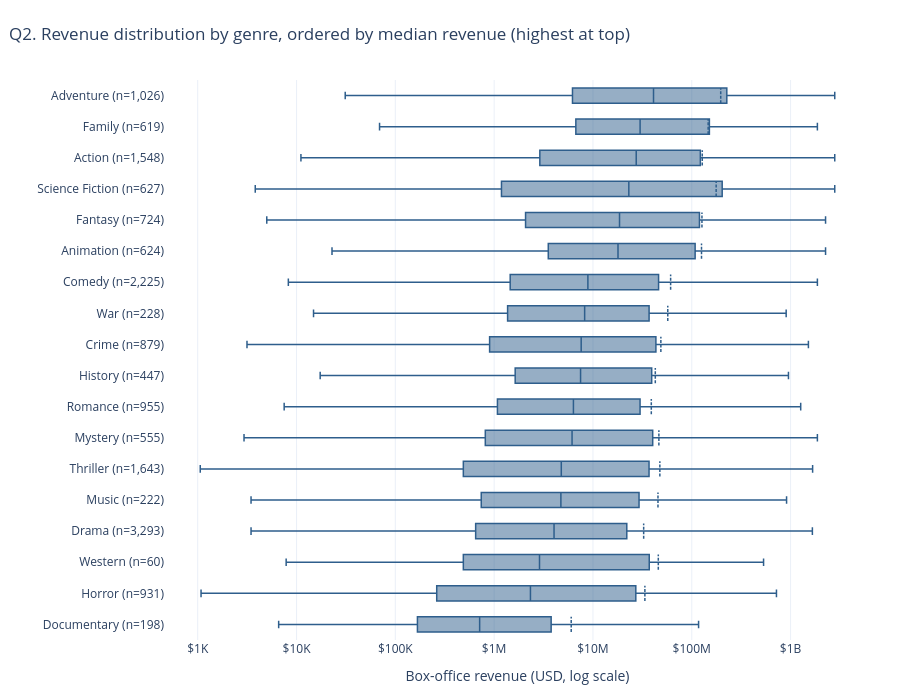

Source (notebook cell):
### Code cell
q2_labels = [f"{g} (n={int(n):,})" for g, n in zip(q2_tbl.index, q2_tbl["n"])]
fig = go.Figure()
add_box(fig, q2_tbl, q2_labels, color=ACCENT, horizontal=True)
money_axis(fig, "x", "Box-office revenue (USD, log scale)")
fig.update_yaxes(title_text="", categoryorder="array", categoryarray=q2_labels[::-1])
finish(fig, "Q2. Revenue distribution by genre, ordered by median revenue (highest at top)", height=700)

### Figure 1 — Plotly figure (JSON) as saved in the notebook; plotly's stock layout.template omitted (floating-point values rounded to 4 significant figures)
{"data": [{"boxpoints": false, "line": {"width": 1.5}, "lowerfence": [31104, 69229, 11082, 3822, 5000, 22862, 8265, 14863, 3153, 17355, 7500, 2942, 1061, 3465, 3465, 7856, 1081, 6595], "marker": {"color": "#2E5E8C"}, "mean": [196300000.0, 146500000.0, 127700000.0, 176600000.0, 126800000.0, 125500000.0, 61110000.0, 57170000.0, 48660000.0, 42760000.0, 38950000.0, 46470000.0, 47540000.0, 45510000.0, 32610000.0, 45850000.0, 33540000.0, 6024000.0], "median": [41010000.0, 30000000, 27410000.0, 23068596, 18570579, 17930000.0, 8887603, 8240761, 7600000, 7494243, 6344112, 6145395, 4781638, 4737000.0, 4037782, 2878000.0, 2330777, 713400.0], "orientation": "h", "q1": [6205000.0, 6711000.0, 2900000, 1186000.0, 2079675, 3531000.0, 1453459, 1368000.0, 899800.0, 1632766, 1079539, 813806, 487711, 740300.0, 650000, 487800.0, 262344, 167311], "q3": [226312400, 150800000.0, 122100000.0, 203194093, 119600000.0, 108200000.0, 46152411, 36990000.0, 43350000.0, 39310258, 29970453, 40250000, 36946584, 29270000.0, 22000000, 37132252, 27145090, 3775370], "showlegend": false, "type": "box", "upperfence": [2799439100, 1868208796, 2799439100, 2799439100, 2259822417, 2259822417, 1868208796, 902540935, 1515400000, 952000000, 1266115964, 1868208796, 1671537444, 910813521, 1662020819, 532950503, 719766009, 117224271], "y": ["Adventure (n=1,026)", "Family (n=619)", "Action (n=1,548)", "Science Fiction (n=627)", "Fantasy (n=724)", "Animation (n=624)", "Comedy (n=2,225)", "War (n=228)", "Crime (n=879)", "History (n=447)", "Romance (n=955)", "Mystery (n=555)", "Thriller (n=1,643)", "Music (n=222)", "Drama (n=3,293)", "Western (n=60)", "Horror (n=931)", "Documentary (n=198)"]}], "layout": {"height": 700, "margin": {"b": 60, "l": 60, "r": 30, "t": 80}, "title": {"text": "Q2. Revenue distribution by genre, ordered by median revenue (highest at top)", "x": 0.01, "xanchor": "left"}, "xaxis": {"hoverformat": "$,.0f", "ticktext": ["$1K", "$10K", "$100K", "$1M", "$10M", "$100M", "$1B", "$10B"], "tickvals": [1000, 10000, 100000, 1000000, 10000000, 100000000, 1000000000, 10000000000], "title": {"text": "Box-office revenue (USD, log scale)"}, "type": "log"}, "yaxis": {"categoryarray": ["Documentary (n=198)", "Horror (n=931)", "Western (n=60)", "Drama (n=3,293)", "Music (n=222)", "Thriller (n=1,643)", "Mystery (n=555)", "Romance (n=955)", "History (n=447)", "Crime (n=879)", "War (n=228)", "Comedy (n=2,225)", "Animation (n=624)", "Fantasy (n=724)", "Science Fiction (n=627)", "Action (n=1,548)", "Family (n=619)", "Adventure (n=1,026)"], "categoryorder": "array", "title": {"text": ""}}}}
